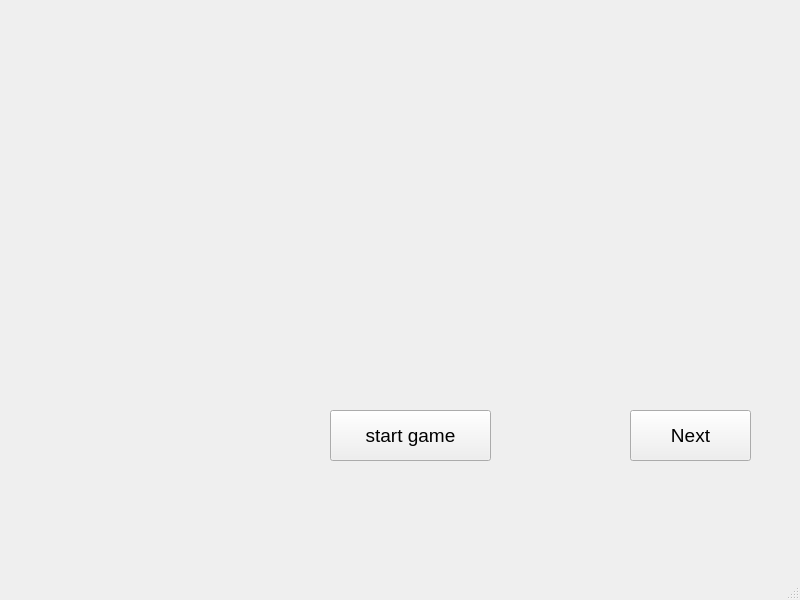
<?xml version="1.0" encoding="UTF-8"?>
<ui version="4.0">
 <class>MainWindow</class>
 <widget class="QMainWindow" name="MainWindow">
  <property name="geometry">
   <rect>
    <x>0</x>
    <y>0</y>
    <width>800</width>
    <height>600</height>
   </rect>
  </property>
  <property name="windowTitle">
   <string>MainWindow</string>
  </property>
  <widget class="QWidget" name="centralwidget">
   <widget class="QPushButton" name="pushButton">
    <property name="geometry">
     <rect>
      <x>630</x>
      <y>410</y>
      <width>121</width>
      <height>51</height>
     </rect>
    </property>
    <property name="font">
     <font>
      <family>Arial</family>
      <pointsize>14</pointsize>
     </font>
    </property>
    <property name="text">
     <string>Next</string>
    </property>
   </widget>
   <widget class="QPushButton" name="nextButton">
    <property name="geometry">
     <rect>
      <x>330</x>
      <y>410</y>
      <width>161</width>
      <height>51</height>
     </rect>
    </property>
    <property name="font">
     <font>
      <family>Arial</family>
      <pointsize>14</pointsize>
     </font>
    </property>
    <property name="text">
     <string>start game</string>
    </property>
   </widget>
  </widget>
  <widget class="QMenuBar" name="menubar">
   <property name="geometry">
    <rect>
     <x>0</x>
     <y>0</y>
     <width>800</width>
     <height>22</height>
    </rect>
   </property>
  </widget>
  <widget class="QStatusBar" name="statusbar"/>
 </widget>
 <resources/>
 <connections/>
</ui>
